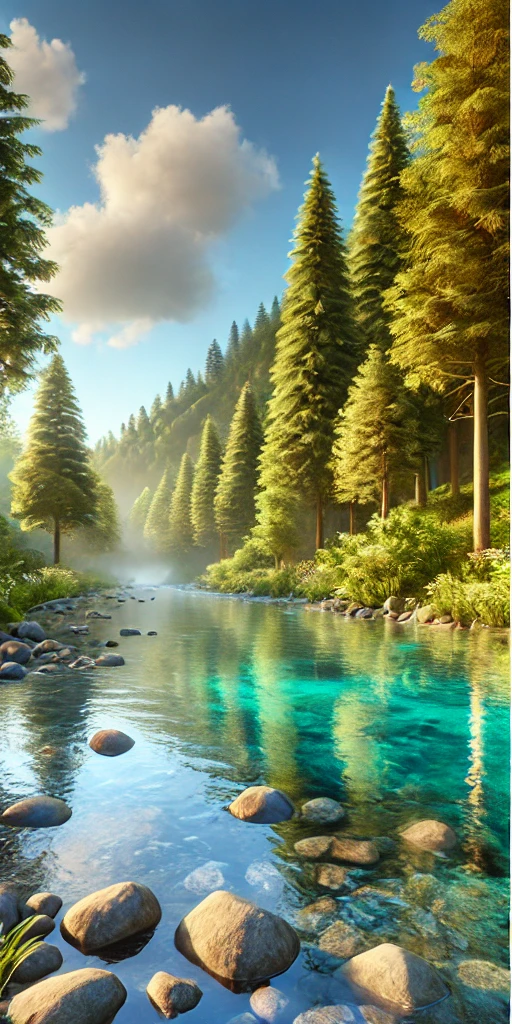
#> input picture sem5/OIIS/lab5/img/stereo_left.png, 512 x 1024 px, found by its file name
$ python main.py
#> lines starting #> are read from the running program, lines starting #| are printed output that depends on the picture
from PIL import Image

def create_stereoscopic_image(left_image_path, right_image_path, output_path):
#> called with left_image_path = 'stereo_left.png', right_image_path = 'stereo_right.png', output_path = 'stereoscopic_image.jpg'
    left_image = Image.open(left_image_path).convert("RGB")
#> left_image is the input picture: PIL image 512x1024 RGB; mean R, G, B 117.4, 133.8, 107.9
    right_image = Image.open(right_image_path).convert("RGB")
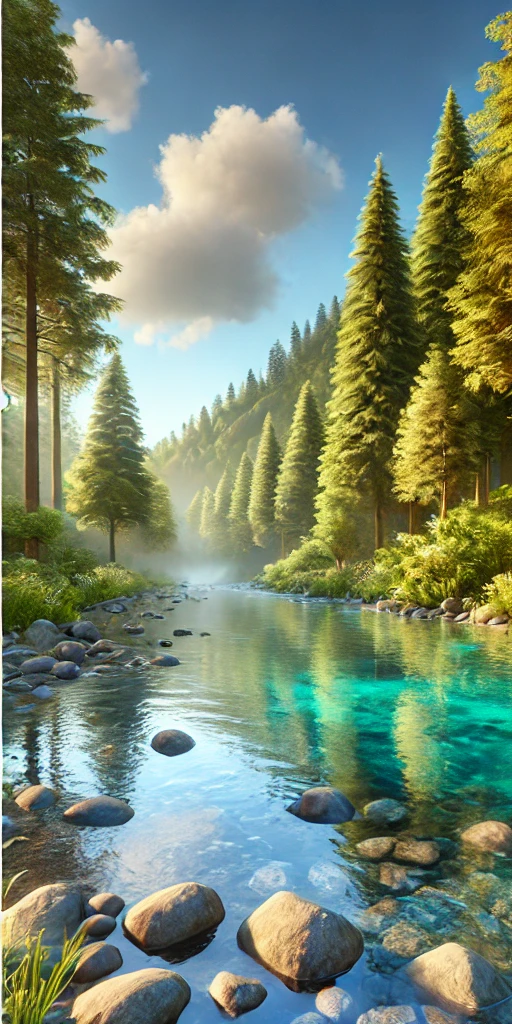
#> input picture sem5/OIIS/lab5/img/stereo_right.png, 512 x 1024 px, found by its file name
#> right_image is the input picture: PIL image 512x1024 RGB; mean R, G, B 118.7, 136, 114.5

    if left_image.size != right_image.size:
        print("Image mast be same size")
        return

    left_r, _, _ = left_image.split()
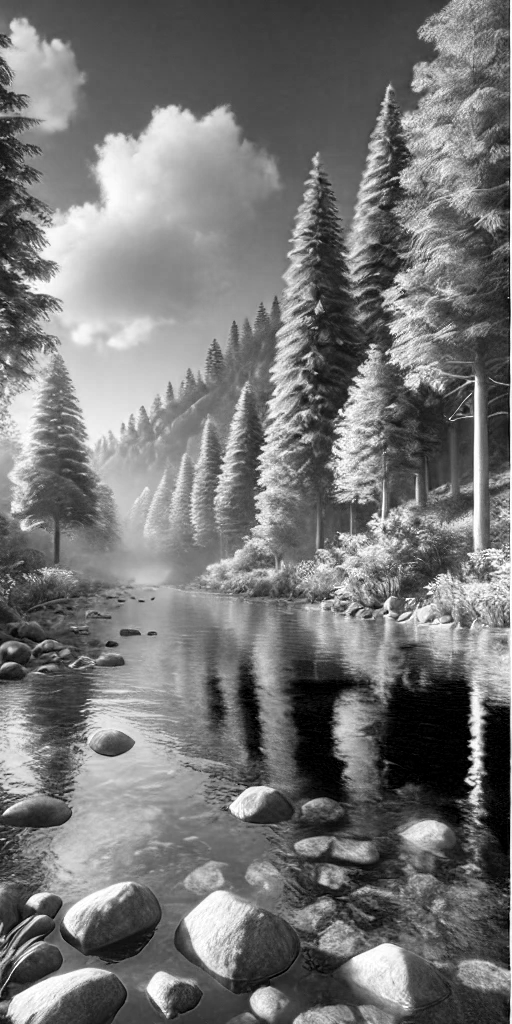
#> left_r: PIL image 512x1024 L; min 0, max 255, mean 117.4
    _, right_g, right_b = right_image.split()
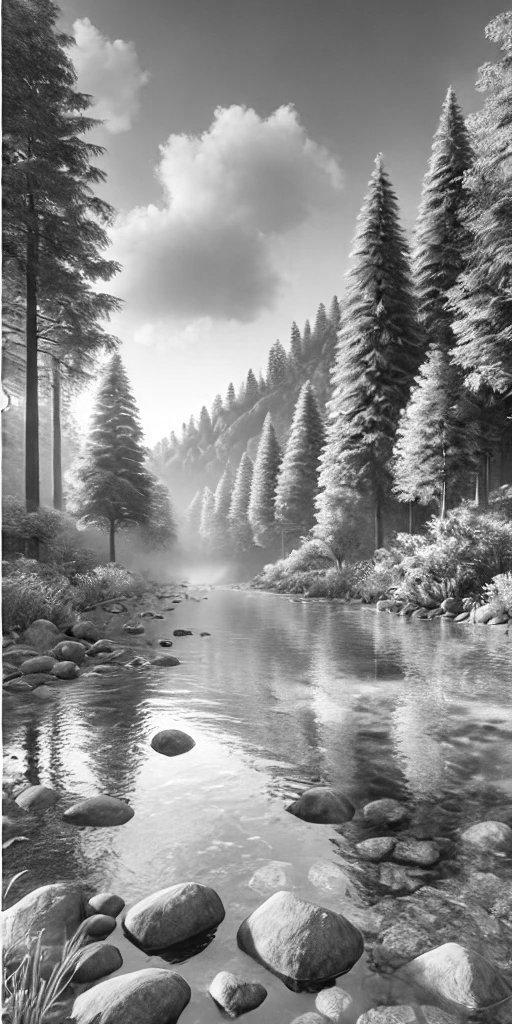
#> right_g: PIL image 512x1024 L; min 3, max 255, mean 136
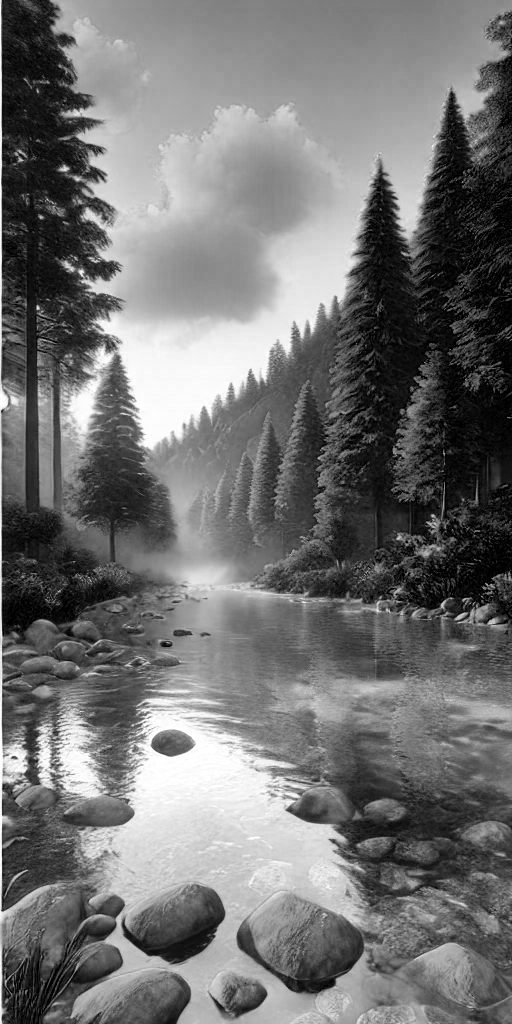
#> right_b: PIL image 512x1024 L; min 0, max 255, mean 114.5

    stereoscopic_image = Image.merge("RGB", (left_r, right_g, right_b))
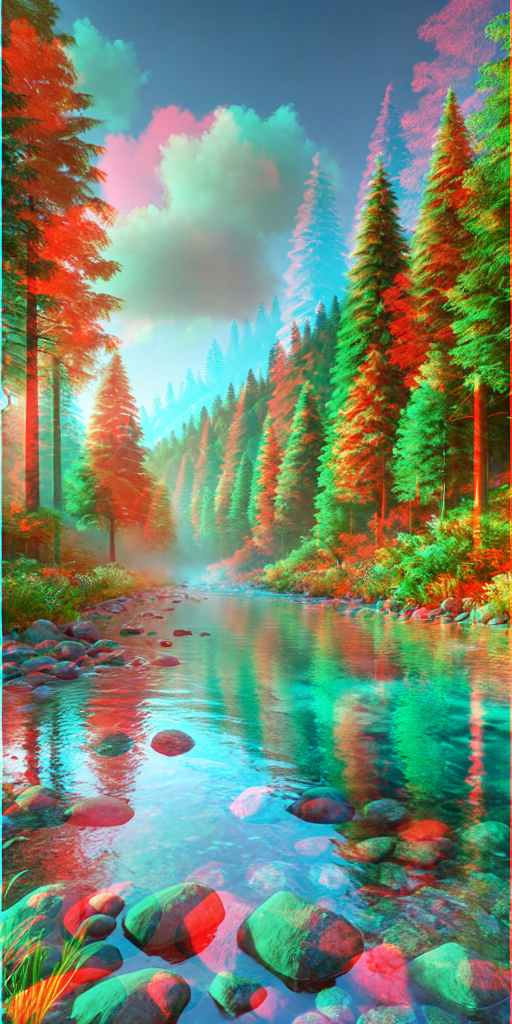
#> stereoscopic_image: PIL image 512x1024 RGB; mean R, G, B 117.4, 136, 114.5

    stereoscopic_image.save(output_path)
    print(f"Stereoscopic image save in {output_path}")

if __name__ == '__main__':
    left_image_path = "stereo_left.png"
    right_image_path = "stereo_right.png"
    output_path = "stereoscopic_image.jpg"

    create_stereoscopic_image(left_image_path, right_image_path, output_path)
